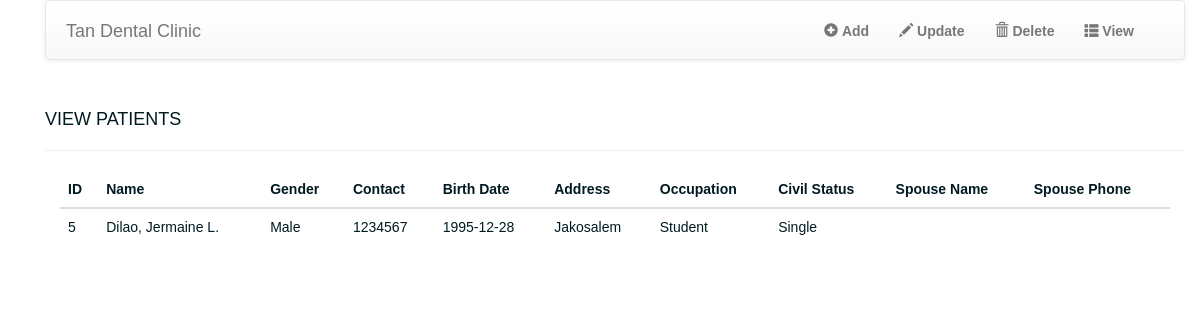
The page /?p=viewpatient on the database as committed earlier.
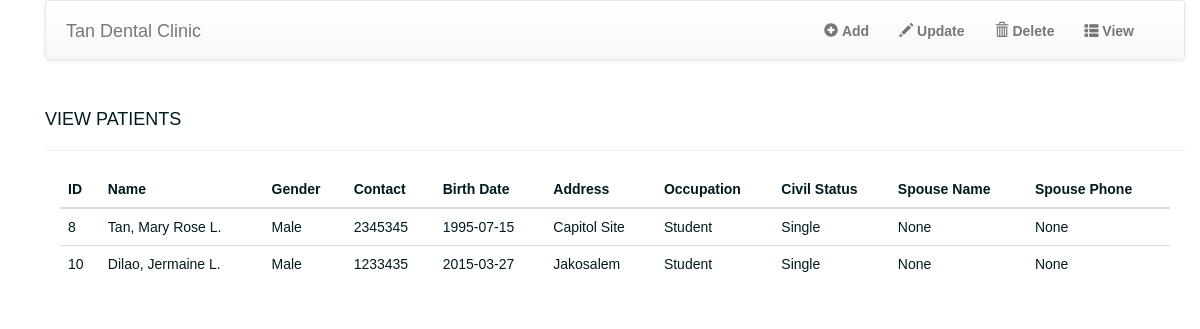
The same page on the database as committed later.
### tables this page shows
CREATE TABLE IF NOT EXISTS `patient` (
`patientid` int(11) NOT NULL,
  `username` varchar(30) NOT NULL,
  `password` varchar(255) NOT NULL,
  `lname` varchar(30) NOT NULL,
  `fname` varchar(30) NOT NULL,
  `mname` varchar(30) NOT NULL,
  `gender` varchar(10) NOT NULL,
  `contactno` varchar(15) NOT NULL,
  `birthdate` date NOT NULL,
  `address` varchar(50) NOT NULL,
  `occupation` varchar(20) NOT NULL,
  `civilstat` varchar(10) NOT NULL,
  `spousename` varchar(50) NOT NULL,
  `spousecontact` varchar(15) NOT NULL,
  `status` int(11) NOT NULL
);

### db.php (called while the page is built, shortened)
<?php
	function site_db()
	{
		try
		{
			return new PDO('mysql:/host=localhost;dbname=clinic','root','');
		}
		catch(PDOException $ex)
		{
			echo "Connection Error: ", $ex->getMessage();
		}
	}
	function viewpatient()
	{
		$db = site_db();
		$sql = "select * from patient where status = ? order by 1 asc";
		$st = $db->prepare($sql);
		$st->execute(array(1));
		$rows = $st->fetchAll();
		return $rows;
	}

### viewpatient.php (the view)
<?php
	$viewpatient = viewpatient();
?>
<!DOCTYPE html>
<html>
	<head><title>View Patients</title></head>
	<body>
		<br>
		<h4>VIEW PATIENTS</h4>
		<hr />
		<div class = "col-md-12">
			<table class = "table table-hover">
				<thead>
					<tr>
						<th>ID</th>
						<th>Name</th>
						<th>Gender</th>
						<th>Contact</th>
						<th>Birth Date</th>
						<th>Address</th>
						<th>Occupation</th>
						<th>Civil Status</th>
						<th>Spouse Name</th>
						<th>Spouse Phone</th>
					</tr>
				</thead>
				<tbody>
					<?php foreach($viewpatient as $pat): ?>
						<tr>
							<td><?php echo htmlentities($pat['patientid']); ?></td>
							<td><?php echo htmlentities($pat['lname']); ?>, <?php echo htmlentities($pat['fname']); ?> <?php echo htmlentities($pat['mname']); ?>.</td>
							<td><?php echo htmlentities($pat['gender']); ?></td>
							<td><?php echo htmlentities($pat['contactno']); ?></td>
							<td><?php echo htmlentities($pat['birthdate']); ?></td>
							<td><?php echo htmlentities($pat['address']); ?></td>
							<td><?php echo htmlentities($pat['occupation']); ?></td>
							<td><?php echo htmlentities($pat['civilstat']); ?></td>
							<td><?php echo htmlentities($pat['spousename']); ?></td>
							<td><?php echo htmlentities($pat['spousecontact']); ?></td>
						</tr>
					<?php endforeach; ?>
				</tbody>
			</table>
		</div>
	</body>
</html>

### index.php (shortened to what this page needs)
<?php
	include "db.php";
	$page = isset($_GET['p']) ? $_GET['p'] : 'addpatient';
	$content = $page.".php";
?>
<!DOCTYPE html>
<html>
	<head>
		<link rel="stylesheet" href="bootstrap/css/bootstrap.min.css">
		<link rel="stylesheet" href="bootstrap/css/bootstrap-theme.min.css">
	</head>
	<body>
		<div class = "container-fluid">
			<div class = "content">
				<nav class = "navbar navbar-default"  style = "height:60px;">
					<div class = "container-fluid">
						<div class="navbar-header">
							<a class="navbar-brand" href="#" style = "padding:20px;">Tan Dental Clinic</a>
						</div>
						<div class="collapse navbar-collapse" id="myNavbar">
							<ul class = "nav navbar-nav pull-right" style = "padding:5px;">
								<li><a href ="?p=addpatient" id = "home"><span class = "glyphicon glyphicon-plus-sign"></span><b>&nbsp;Add</b></a></li>
								<li><a href ="?p=updpatient"><span class = "glyphicon glyphicon-pencil"></span><b>&nbsp;Update</b></a></li>
								<li><a href ="?p=delpatient"><span class = "glyphicon glyphicon-trash"></span><b>&nbsp;Delete</b></a></li>
								<li><a href ="?p=viewpatient"><span class = "glyphicon glyphicon-th-list"></span><b>&nbsp;View</b></a></li>
							</ul>
						</div>
					</div>
				</nav>
				<div class = "main-content">
					<?php include_once($content); ?>
				</div>
			</div>
		</div>
	</body>
</html>

### index.php (style rules this page uses)
body { margin: 0 auto; font-family: Helvetica; color: #011A21; }
.content { margin-left: 30px; }

Rows that differ between the two databases and show on the page:
no longer on this page (row edited): patient: patientid "5", lname "Dilao", fname "Jermaine", mname "L", gender "Male", contactno "1234567", birthdate "1995-12-28", address "Jakosalem", occupation "Student", civilstat "Single"
added patient: patientid "8", lname "Tan", fname "Mary Rose", mname "L", gender "Male", contactno "2345345", birthdate "1995-07-15", address "Capitol Site", occupation "Student", civilstat "Single", spousename "None", spousecontact "None"
added patient: patientid "10", lname "Dilao", fname "Jermaine", mname "L", gender "Male", contactno "1233435", birthdate "2015-03-27", address "Jakosalem", occupation "Student", civilstat "Single", spousename "None", spousecontact "None"
